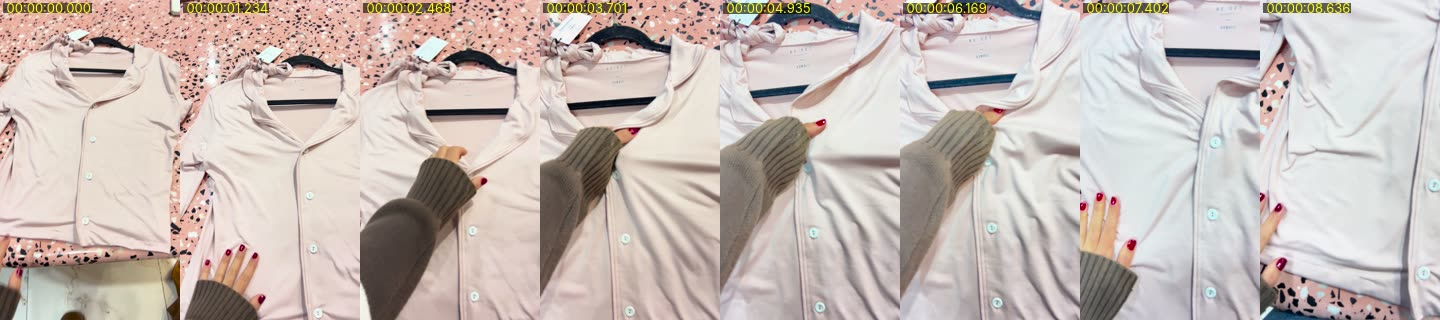
#> input picture library/sheets/IMG_1215.jpg, 1440 x 320 px
$ python -i build-meta4-media.py   (imports and definitions only)
#> lines starting #> are read from the running program, lines starting #| are printed output that depends on the picture
"""
RE:SET — 4 Meta Ads (src/meta4/a1..a4.json) — media.
Sources: "u:NAME" = original uploaded to the chat (/root/.claude/uploads/...), "d:FILE" = Drive original in
library/cache (byte-identical copy, see library/README.md). Only visually reviewed material is referenced.
- Video: iPhone HLG -> SDR BT.709 (hable tone-map) when HDR; cover-crop to 1080x1920 (cx/cy = crop centre 0..1);
  gentle natural grade; muted (music only). 720p sources are upscaled with lanczos + light sharpening.
- Photo: HEIC/JPG -> 1080x1920 cover crop JPG (EXIF-rotated).
- Split shots: the right-hand source is rendered as <id>r.mp4.
Usage: python3 scripts/build-meta4-media.py a1 [a2 ...]
"""
import json, os, subprocess, sys
from PIL import Image, ImageOps
import pillow_heif

# [1 line not run here, left out]
ROOT = os.path.join(os.path.dirname(__file__), "..")
UP = "/root/.claude/uploads/1b75fe26-72bc-59d2-bf4f-563ba787541e"
CACHE = os.path.join(ROOT, "library", "cache")
TM = "zscale=t=linear:npl=100,format=gbrpf32le,zscale=p=bt709,tonemap=hable:desat=0,zscale=t=bt709:m=bt709:r=tv,format=yuv420p"
GRADE = "eq=gamma=1.05:contrast=1.04:saturation=1.05,unsharp=5:5:0.35:5:5:0"


def resolve(ref):
    kind, name = ref.split(":", 1)
    if kind == "u":
        hits = sorted(f for f in os.listdir(UP) if f.split("-", 1)[-1].rsplit(".", 1)[0] == name)
        if not hits:
            sys.exit(f"no upload {name}")
        return os.path.join(UP, hits[0])
    hits = [f for f in os.listdir(CACHE) if f.endswith("__" + name)]
    if not hits:
        sys.exit(f"no cache {name}")
    return os.path.join(CACHE, hits[0])


def probe(p):
    j = json.loads(subprocess.run(["ffprobe", "-v", "error", "-print_format", "json", "-show_streams", p],
                                  capture_output=True, text=True).stdout)
    v = [s for s in j["streams"] if s["codec_type"] == "video"][0]
    w, h = v["width"], v["height"]
    rot = 0
    for sd in v.get("side_data_list", []):
        rot = int(sd.get("rotation", 0) or 0) or rot
    if abs(rot) == 90:
        w, h = h, w
    return w, h, v.get("color_transfer") in ("arib-std-b67", "smpte2084")


def cover(w, h, cx, cy):
    s = "scale=-2:1920:flags=lanczos" if w / h > 1080 / 1920 else "scale=1080:-2:flags=lanczos"
    return f"{s},crop=1080:1920:(iw-1080)*{cx}:(ih-1920)*{cy}"


def video(src, t_in, frames, out, cx=0.5, cy=0.5, speed=1.0):
    w, h, hdr = probe(src)
    vf = ([TM] if hdr else []) + [f"setpts=PTS/{speed}", cover(w, h, cx, cy), GRADE]
    if h < 1500:
        vf.append("unsharp=3:3:0.3")
    return subprocess.Popen(["ffmpeg", "-y", "-v", "error", "-ss", str(t_in), "-i", src, "-an", "-vf", ",".join(vf) + ",format=yuv420p",
                             "-frames:v", str(frames), "-r", "30", "-c:v", "libx264", "-preset", "medium", "-crf", "14", "-g", "15",
                             "-color_primaries", "bt709", "-color_trc", "bt709", "-colorspace", "bt709", out])


def photo(src, out, cx=0.5, cy=0.5, fit="cover", bg="#FFFFFF"):
#> called with src = '../library/sheets/IMG_1215.jpg', out = 'out.png', cx = 0.5, cy = 0.5, fit = 'cover', bg = '#FFFFFF'
    im = ImageOps.exif_transpose(Image.open(src)).convert("RGB")
#> im is the input picture: PIL image 1440x320 RGB; mean R, G, B 198.7, 186.9, 181.3
    if fit == "contain":  # packshot: centred on its own background colour
        s = min(980 / im.width, 1500 / im.height)
        im = im.resize((round(im.width * s), round(im.height * s)), Image.LANCZOS)
        c = Image.new("RGB", (1080, 1920), bg)
        c.paste(im, ((1080 - im.width) // 2, (1920 - im.height) // 2 - 60))
        c.save(out, quality=94)
        return
    s = max(1080 / im.width, 1920 / im.height)
#> s = 6
    im = im.resize((round(im.width * s), round(im.height * s)), Image.LANCZOS)
#> im: PIL image 8640x1920 RGB
    x, y = (im.width - 1080) * cx, (im.height - 1920) * cy
#> x = 3780; y = 0
    im.crop((round(x), round(y), round(x) + 1080, round(y) + 1920)).save(out, quality=94)
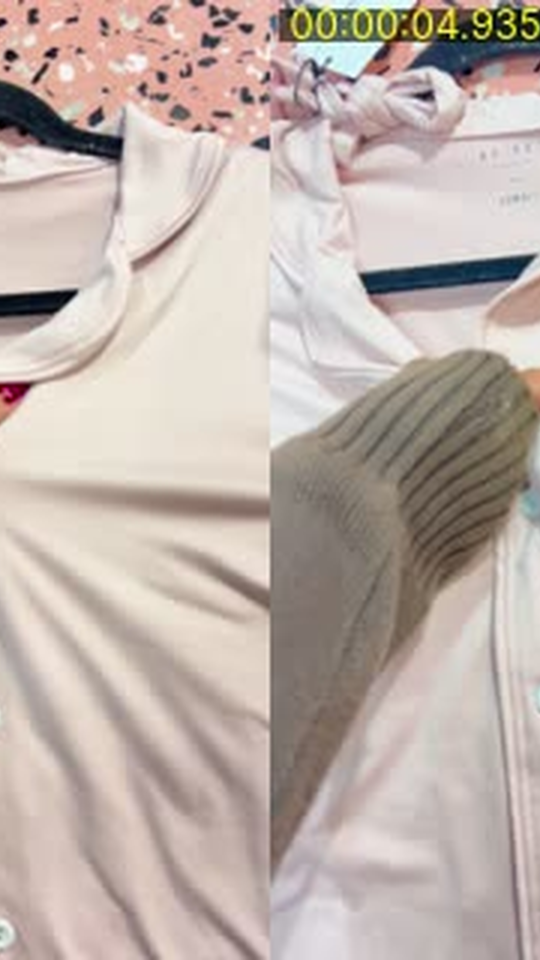
#> saved as out.png: PIL image 1080x1920 RGB (shown at 1/2 size); mean R, G, B 190.7, 177.4, 170.4


# [19 lines not run here, left out]

>>> result = photo('../library/sheets/IMG_1215.jpg', 'out.png')

$ run again, on library/sheets/photos/IMG_0956.jpg
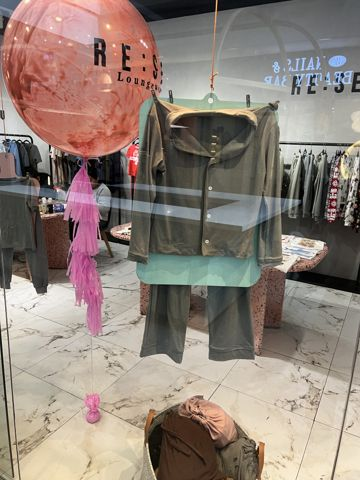
#> input picture library/sheets/photos/IMG_0956.jpg, 360 x 480 px
#> in photo, im is the input picture: PIL image 360x480 RGB; mean R, G, B 144.1, 129.8, 120.6
#> im: PIL image 1440x1920 RGB
#> in photo, `im.crop((round(x), round(y), round(x) + 1080, round(y) + 1920)).save(o..`:
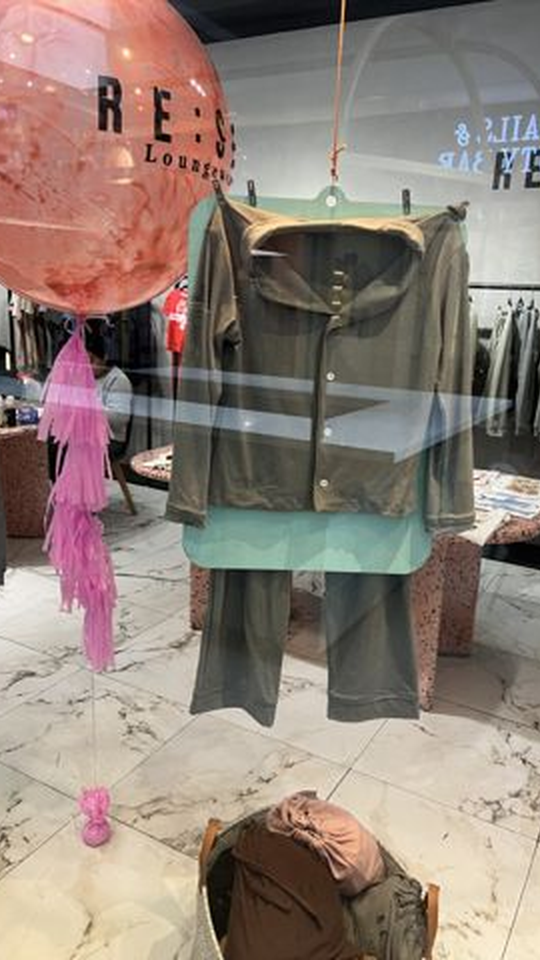
#> saved as out.png: PIL image 1080x1920 RGB (shown at 1/2 size); mean R, G, B 143.5, 128.3, 119.1

$ run again, on library/sheets/photos/IMG_1208.jpg
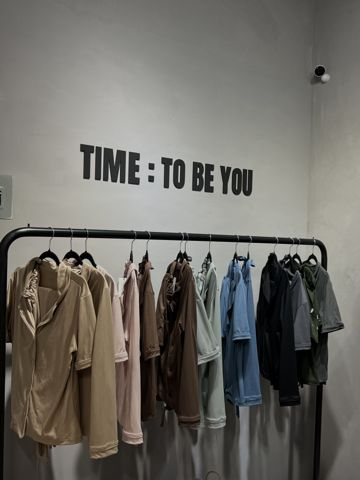
#> input picture library/sheets/photos/IMG_1208.jpg, 360 x 480 px
#> in photo, im is the input picture: PIL image 360x480 RGB; mean R, G, B 109.3, 106.8, 100.9
#> im: PIL image 1440x1920 RGB
#> in photo, `im.crop((round(x), round(y), round(x) + 1080, round(y) + 1920)).save(o..`:
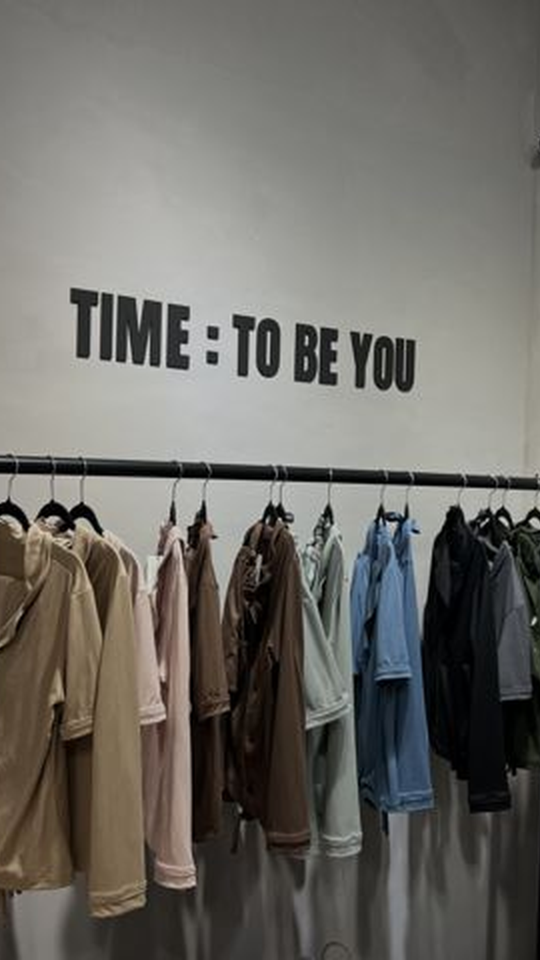
#> saved as out.png: PIL image 1080x1920 RGB (shown at 1/2 size); mean R, G, B 109.4, 107.3, 101.9
